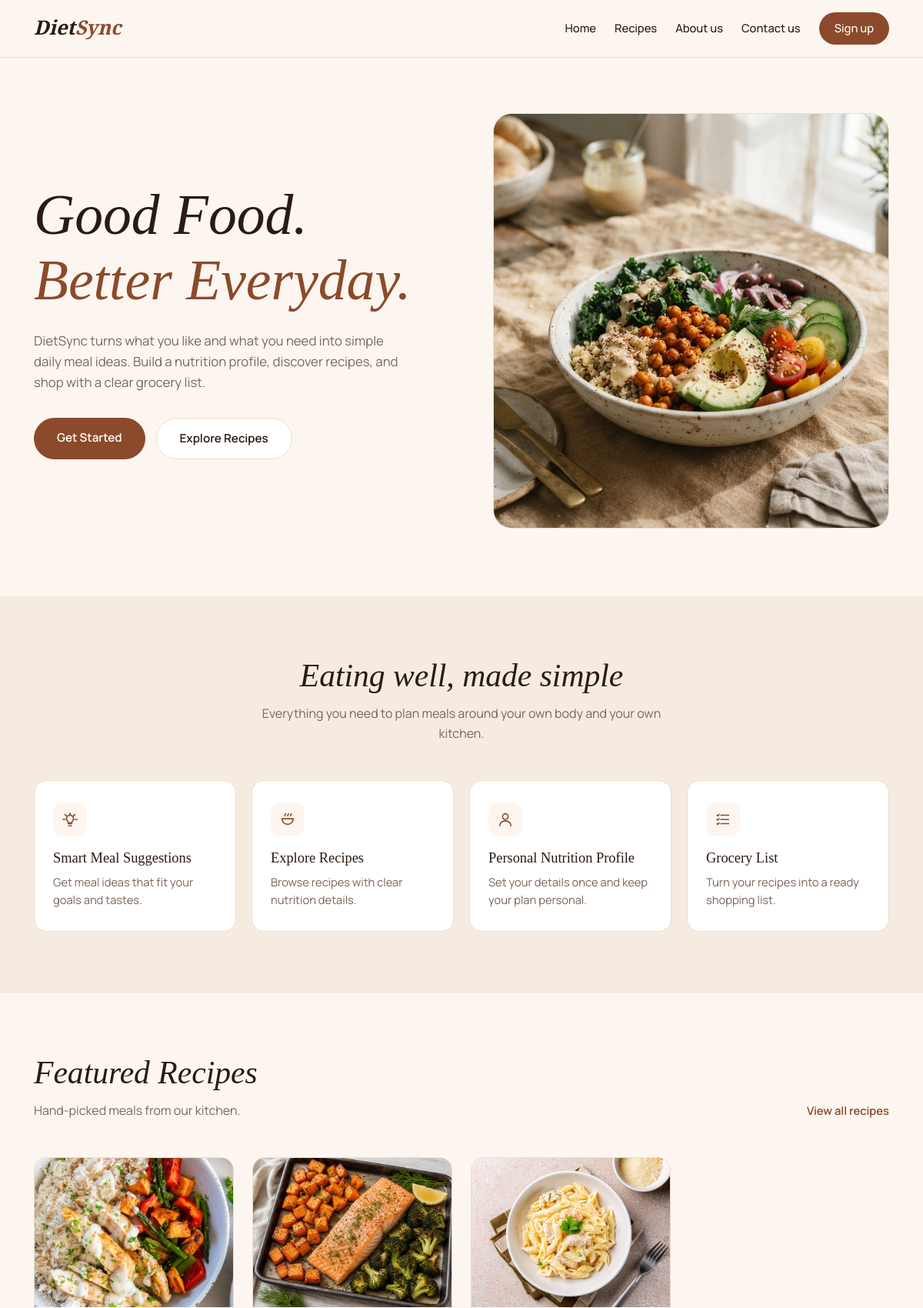
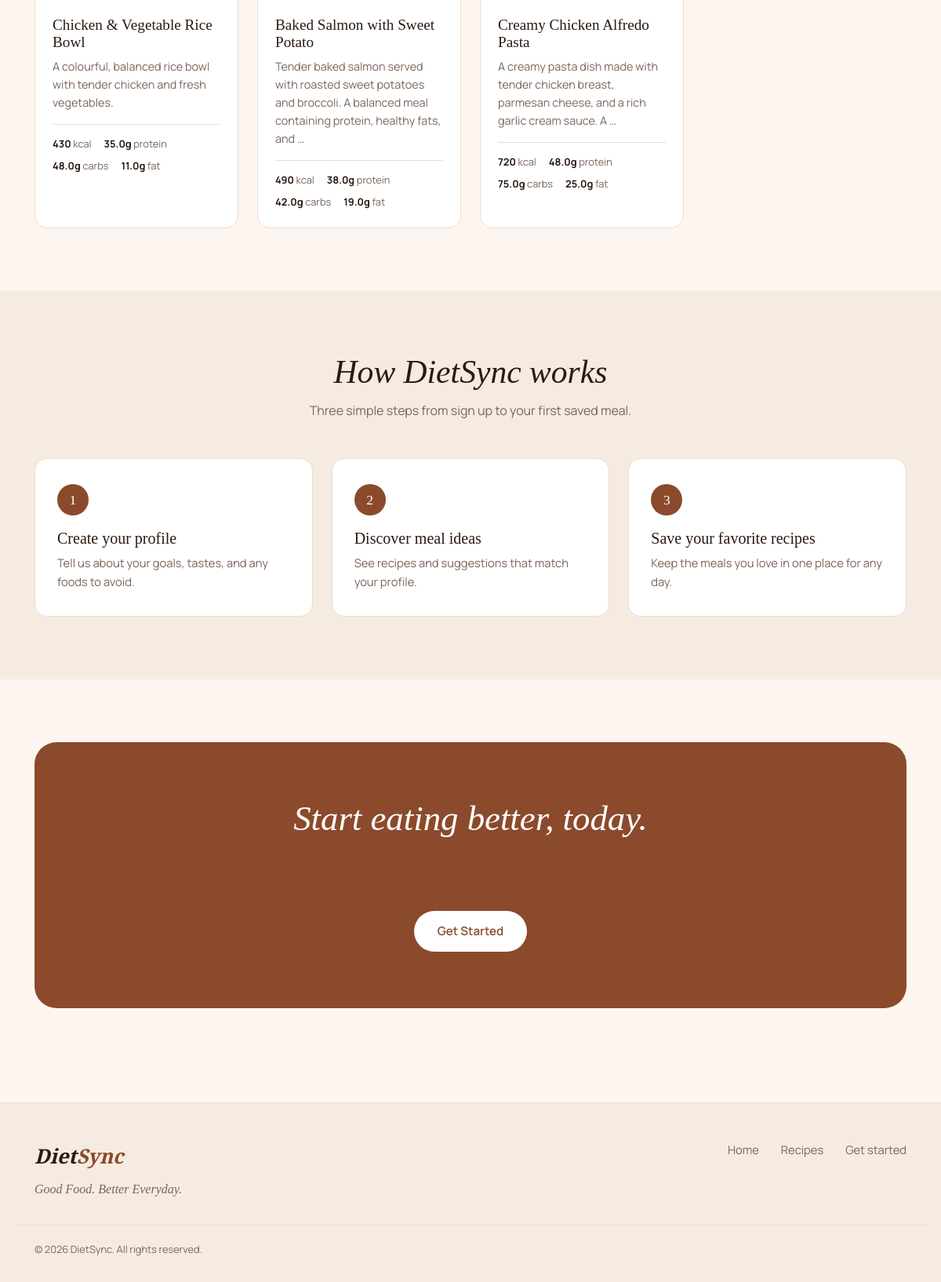
The page / on the database its author committed (2 pictures, top to bottom).
### core/models.py (models this page shows, shortened)
class Recipe(models.Model):
    MEAL_TYPES = [
        ("breakfast", "Breakfast"),
        ("lunch", "Lunch"),
        ("dinner", "Dinner"),
        ("snack", "Snacks"),
    ]
    CATEGORIES = [
        ("weight_gain", "Weight Gain"),
        ("muscle_support", "Muscle Support"),
        ("balanced", "Balanced Nutrition"),
    ]
    title = models.CharField(max_length=200)
    description = models.TextField()
    image = models.ImageField(upload_to="recipes/")
    ingredients = models.TextField()
    instructions = models.TextField()
    calories = models.IntegerField(blank=True, null=True)
    protein = models.FloatField(blank=True, null=True)
    carbs = models.FloatField(blank=True, null=True)
    fat = models.FloatField(blank=True, null=True)
    is_featured = models.BooleanField(default=False)
    created_at = models.DateTimeField(auto_now_add=True)
    meal_type = models.CharField(max_length=20, choices=MEAL_TYPES, blank=True)
    nutrition_category = models.CharField(max_length=20, choices=CATEGORIES, blank=True)
    class Meta:
        permissions = [
            ("can_manage_recipes", "Can manage recipes"),
            ("can_feature_recipes", "Can feature recipes"),
            ("can_view_all_recipes", "Can view all recipes"),
        ]
    is_deleted = models.BooleanField(default=False)
    deleted_at = models.DateTimeField(null=True, blank=True)
    objects = RecipeManager()
    all_objects = models.Manager()

### core/views.py (the view)
# urls.py: path("", home_view, name="home"),
def home_view(request):
    recipes = Recipe.objects.filter(is_featured=True)[:4]
    return render(request, "home.html", {"recipes": recipes})

### core/models.py (called while the page is built)
    def get_queryset(self):
        return super().get_queryset().filter(is_deleted=False)

### core/templates/home.html (shortened to what this page needs)
{% extends "core_base.html" %}
{% load static %}
{% block extra_css %}
<link rel="stylesheet" href="{% static 'css/home.css' %}">
{% endblock %}
{% block content %}
<section class="hero">
    <div class="container hero-grid">
        <div class="hero-text fade-in">
            <h1>Good Food.<br><span>Better Everyday.</span></h1>
            <p>DietSync turns what you like and what you need into simple daily meal ideas. Build a nutrition profile, discover recipes, and shop with a clear grocery list.</p>
    <div class="hero-buttons">
        <a href="/accounts/register/" class="btn btn-primary">Get Started</a>
        <a href="/recipes/" class="btn btn-ghost">Explore Recipes</a>
    </div>
        </div>
<div class="hero-visual fade-in">
<div class="hero-image">
<img src="/media/web_pics/hero_pic.png" alt="">
</div>
</div>
    </div>
</section>
<section class="features">
    <div class="container">
        <div class="section-head">
            <h2>Eating well, made simple</h2>
            <p>Everything you need to plan meals around your own body and your own kitchen.</p>
        </div>
        <div class="feature-grid">
        <div class="feature-card">
        <div class="feature-icon">
        <svg viewBox="0 0 24 24" width="22" height="22" fill="none" stroke="currentColor" stroke-width="1.8" stroke-linecap="round" stroke-linejoin="round"><path d="M12 3v3M5 12H2M22 12h-3M7 7 5 5M17 7l2-2"/><path d="M9 18h6M10 21h4M8.5 14.5A5 5 0 1 1 15.5 14.5c-.8.7-1.5 1.5-1.5 2.5h-4c0-1-.7-1.8-1.5-2.5Z"/></svg>
        </div>
        <h3>Smart Meal Suggestions</h3>
        <p>Get meal ideas that fit your goals and tastes.</p>
        </div>
        <div class="feature-card">
<div class="feature-icon">
<svg viewBox="0 0 24 24" width="22" height="22" fill="none" stroke="currentColor" stroke-width="1.8" stroke-linecap="round" stroke-linejoin="round"><path d="M4 11h16a8 8 0 0 1-16 0Z"/><path d="M8 7c0-1.5 1-1.5 1-3M12 7c0-1.5 1-1.5 1-3M16 7c0-1.5 1-1.5 1-3"/></svg>
</div>
<h3>Explore Recipes</h3>
<p>Browse recipes with clear nutrition details.</p>
        </div>
        <div class="feature-card">
<div class="feature-icon">
<svg viewBox="0 0 24 24" width="22" height="22" fill="none" stroke="currentColor" stroke-width="1.8" stroke-linecap="round" stroke-linejoin="round"><circle cx="12" cy="8" r="4"/><path d="M4 21c0-4 3.6-7 8-7s8 3 8 7"/></svg>
</div>
<h3>Personal Nutrition Profile</h3>
<p>Set your details once and keep your plan personal.</p>
        </div>
        <div class="feature-card">
<div class="feature-icon">
<svg viewBox="0 0 24 24" width="22" height="22" fill="none" stroke="currentColor" stroke-width="1.8" stroke-linecap="round" stroke-linejoin="round"><path d="M9 6h11M9 12h11M9 18h11"/><path d="m3.5 6 1 1 2-2M3.5 12l1 1 2-2M3.5 18l1 1 2-2"/></svg>
</div>
<h3>Grocery List</h3>
<p>Turn your recipes into a ready shopping list.</p>
        </div>
        </div>
    </div>
</section>
<section class="recipes">
<div class="container">
<div class="section-head section-head-row">
<div>
<h2>Featured Recipes</h2>
<p>Hand-picked meals from our kitchen.</p>
</div>
<a href="/recipes/" class="text-link">View all recipes</a>
</div>
{% if recipes %}
<div class="recipe-grid">
{% for recipe in recipes %}
<article class="recipe-card">
<a href="{% url 'recipe_detail' recipe.pk %}">
    <div class="recipe-media">
{% if recipe.image %}
<img src="{{ recipe.image.url }}" alt="{{ recipe.title }}">
{% else %}
<div class="recipe-media-blank"></div>
{% endif %}
</div>
</a>
<div class="recipe-body">
<h3>{{ recipe.title }}</h3>
<p class="recipe-desc">{{ recipe.description|truncatewords:18 }}</p>
<div class="recipe-nutrition">
{% if recipe.calories %}<span><strong>{{ recipe.calories }}</strong> kcal</span>{% endif %}
{% if recipe.protein %}<span><strong>{{ recipe.protein }}g</strong> protein</span>{% endif %}
{% if recipe.carbs %}<span><strong>{{ recipe.carbs }}g</strong> carbs</span>{% endif %}
{% if recipe.fat %}<span><strong>{{ recipe.fat }}g</strong> fat</span>{% endif %}
</div>
</div>
</article>
{% endfor %}
</div>
{% else %}
<div class="empty-state">
<h3>No featured recipes yet</h3>
<p>Fresh recipes are on their way. Check back soon, or browse everything we have so far.</p>
<a href="/recipes/" class="btn btn-primary">Explore Recipes</a>
</div>
{% endif %}
</div>
</section>
<section class="steps">
<div class="container">
<div class="section-head">
<h2>How DietSync works</h2>
<p>Three simple steps from sign up to your first saved meal.</p>
</div>
<div class="steps-grid">
<div class="step">
<div class="step-number">1</div>
<h3>Create your profile</h3>
<p>Tell us about your goals, tastes, and any foods to avoid.</p>
</div>
<div class="step">
<div class="step-number">2</div>
<h3>Discover meal ideas</h3>
<p>See recipes and suggestions that match your profile.</p>
</div>
<div class="step">
<div class="step-number">3</div>
<h3>Save your favorite recipes</h3>
<p>Keep the meals you love in one place for any day.</p>
</div>
</div>
</div>
</section>
<section class="cta">
<div class="container">
<div class="cta-box">
<h2>Start eating better, today.</h2>
<p>Create a free account and get your first meal ideas in minutes.</p>
<a href="/accounts/register/" class="btn btn-light">Get Started</a>
</div>
</div>
</section>
{% endblock %}

### core/static/css/base.css (style rules this page uses)
:root { --bg: #fdf6f0; --bg-soft: #f6ebe1; --surface: #ffffff; --brown: #8b4a2b; --brown-dark: #6f3a20; --text: #2a1a12; --muted: #7a655a; --line: #ecdccf; --radius: 16px; }
* { box-sizing: border-box; margin: 0; padding: 0; }
html { scroll-behavior: smooth; }
body { font-family: "Manrope", sans-serif; background: var(--bg); color: var(--text); line-height: 1.6; }
a { color: inherit; text-decoration: none; }
img { max-width: 100%; display: block; }

### rows shown on the page
Recipe: image (picture), title "Chicken & Vegetable Rice Bowl", description "A colourful, balanced rice bowl with tender chicken and fresh vegetables.", calories "430", protein "35.0", carbs "48.0", fat "11.0"
Recipe: image (picture), title "Baked Salmon with Sweet Potato", description "Tender baked salmon served with roasted sweet potatoes and broccoli. A balanced meal containing protein, healthy fats, and …", calories "490", protein "38.0", carbs "42.0", fat "19.0"
Recipe: image (picture), title "Creamy Chicken Alfredo Pasta", description "A creamy pasta dish made with tender chicken breast, parmesan cheese, and a rich garlic cream sauce. A …", calories "720", protein "48.0", carbs "75.0", fat "25.0"
